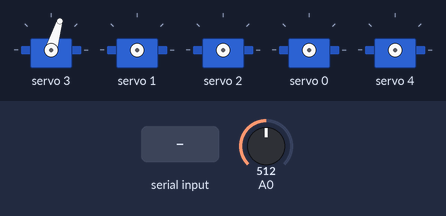
This sketch was run on a simulated Arduino Uno, built with avr-gcc and run on an emulated ATmega328P. Parts: 5 × servo. The test bench sets the inputs (shaded band); at power-on: A0 = 512. What the sketch prints to the serial monitor is not drawn.

Above: at 1.2 s.
1.3 s: A0 set to 716
At 3.2 s:
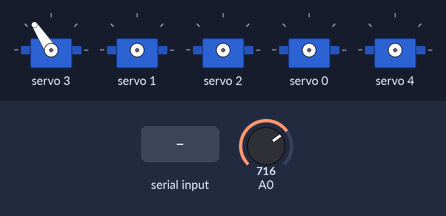
3.5 s: "servonum1 \n" received over Serial
5.5 s: "servonum2 \n" received over Serial
7.0 s: A0 set to 900
At 9.5 s:
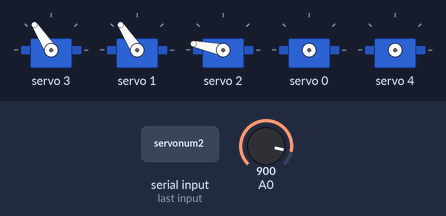
10.0 s: "servo<0 \n" received over Serial
12.0 s: "servonum4 \n" received over Serial
Timing chart, 0 to 14.5 s (numbered marks = the images above; inputs shaded):
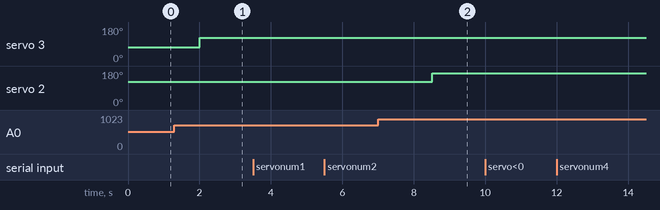

The sketch:

servo_test.ino
```cpp
#include <Wire.h>
#include <Adafruit_PWMServoDriver.h>

// called this way, it uses the default address 0x40
Adafruit_PWMServoDriver pwm = Adafruit_PWMServoDriver();

#define MIN_PULSE_WIDTH       0
//650
#define MAX_PULSE_WIDTH       2600
//2350
#define DEFAULT_PULSE_WIDTH   1500
#define FREQUENCY             50
// our servo # counter
uint8_t servonum = 3;
uint8_t servo = 0;
uint8_t serv=0;
void setup() {

  Serial.begin(9600);
  Serial.println("16 channel Servo test!");
  pwm.begin();
  pwm.setPWMFreq(FREQUENCY);  // Analog servos run at ~60 Hz updates


}

void loop() {

 // Serial.print("servonum1 "); Serial.println(servonum);//----------------------------
 // delay(1000);
 int potent =analogRead(0);
 // Serial.print("servonum2 "); Serial.println(servonum);//----------------------------
 // delay(1000);
 potent =map(potent, 0, 1024, MIN_PULSE_WIDTH, MAX_PULSE_WIDTH);
 // Serial.print("servonum3 "); Serial.println(servonum);//------------------------------
 // delay(1000);
  serv=servonum;
  if (Serial.available() > 0) {

      servo= Serial.parseInt();
      servonum=servo;
    //  Serial.print("servo<0 "); Serial.println(servo);
   }
   if (Serial.available() == 0) {

      servonum=serv;
     // Serial.print("servo=0 "); Serial.println(servo);
   }


  //  Serial.print("servonum4 "); Serial.println(servonum);//--------------------------------
  //   delay(1000);
  Serial.print("Serva_№ "); Serial.println(servonum);
  Serial.print("pulseWidth "); Serial.println(potent);

  pwm.setPWM(servonum, 0, pulseWidth(potent));
 // Serial.print("servonum5 "); Serial.println(servonum);//----------------------------------
  delay(1000);

}

int pulseWidth(int potent)
{
  int analog_value;
 // pulse_wide   = map(angle, 0, 180, MIN_PULSE_WIDTH, MAX_PULSE_WIDTH);

  analog_value = int(float(potent) / 1000000 * FREQUENCY * 4096);

  Serial.print("analog_value "); Serial.println(analog_value);


  return analog_value;
}
```

Measured:
- after the input at 1.3 s, servo 3: 73° → 123° after 0.71 s
- after the input at 7.0 s, servo 2: 123° → 168° after 1.5 s
